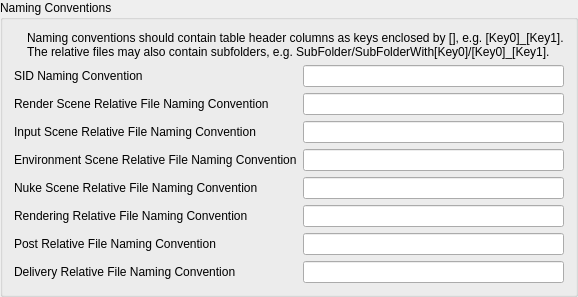
               <widget class="QGroupBox" name="groupBox">
                <property name="title">
                 <string>Naming Conventions</string>
                </property>
                <property name="flat">
                 <bool>false</bool>
                </property>
                <layout class="QVBoxLayout" name="verticalLayout_4">
                 <item>
                  <layout class="QHBoxLayout" name="horizontalLayout_17">
                   <item>
                    <widget class="QLabel" name="label_19">
                     <property name="maximumSize">
                      <size>
                       <width>20</width>
                       <height>20</height>
                      </size>
                     </property>
                     <property name="text">
                      <string/>
                     </property>
                     <property name="pixmap">
                      <pixmap resource="../../assets/resource_files/resources.qrc">:/icons/information.png</pixmap>
                     </property>
                     <property name="scaledContents">
                      <bool>true</bool>
                     </property>
                    </widget>
                   </item>
                   <item>
                    <widget class="QLabel" name="label_18">
                     <property name="text">
                      <string>Naming conventions should contain table header columns as keys enclosed by [], e.g. [Key0]_[Key1].
The relative files may also contain subfolders, e.g. SubFolder/SubFolderWith[Key0]/[Key0]_[Key1].</string>
                     </property>
                    </widget>
                   </item>
                  </layout>
                 </item>
                 <item>
                  <layout class="QFormLayout" name="formLayout_2">
                   <item row="1" column="0">
                    <widget class="QLabel" name="label_16">
                     <property name="text">
                      <string>Render Scene Relative File Naming Convention</string>
                     </property>
                    </widget>
                   </item>
                   <item row="1" column="1">
                    <layout class="QHBoxLayout" name="horizontalLayout_13">
                     <item>
                      <widget class="QLineEdit" name="renderSceneNamingEdit">
                       <property name="toolTip">
                        <string>The naming convention for render scenes (aka variation scenes).</string>
                       </property>
                      </widget>
                     </item>
                    </layout>
                   </item>
                   <item row="2" column="0">
                    <widget class="QLabel" name="label_17">
                     <property name="text">
                      <string>Input Scene Relative File Naming Convention</string>
                     </property>
                    </widget>
                   </item>
                   <item row="2" column="1">
                    <layout class="QHBoxLayout" name="horizontalLayout_14">
                     <item>
                      <widget class="QLineEdit" name="inputSceneNamingEdit">
                       <property name="toolTip">
                        <string>The naming convention for input scenes which are used to create variation scenes.</string>
                       </property>
                      </widget>
                     </item>
                    </layout>
                   </item>
                   <item row="5" column="0">
                    <widget class="QLabel" name="label_13">
                     <property name="text">
                      <string>Rendering Relative File Naming Convention</string>
                     </property>
                    </widget>
                   </item>
                   <item row="5" column="1">
                    <layout class="QHBoxLayout" name="horizontalLayout_12">
                     <item>
                      <widget class="QLineEdit" name="renderingNamingEdit">
                       <property name="toolTip">
                        <string>The naming convention for rendering results. Note that renderings are usually an intermediary result and may need post processing, e.g. in nuke.</string>
                       </property>
                      </widget>
                     </item>
                    </layout>
                   </item>
                   <item row="6" column="0">
                    <widget class="QLabel" name="label_14">
                     <property name="text">
                      <string>Post Relative File Naming Convention</string>
                     </property>
                    </widget>
                   </item>
                   <item row="6" column="1">
                    <layout class="QHBoxLayout" name="horizontalLayout_15">
                     <item>
                      <widget class="QLineEdit" name="postNamingEdit">
                       <property name="toolTip">
                        <string>The naming convention for post processed (final) images.</string>
                       </property>
                      </widget>
                     </item>
                    </layout>
                   </item>
                   <item row="8" column="0">
                    <widget class="QLabel" name="label_15">
                     <property name="text">
                      <string>Delivery Relative File Naming Convention</string>
                     </property>
                    </widget>
                   </item>
                   <item row="8" column="1">
                    <layout class="QHBoxLayout" name="horizontalLayout_16">
                     <item>
                      <widget class="QLineEdit" name="deliveryNamingEdit">
                       <property name="toolTip">
                        <string>This is often identical to the post naming convention, however the customer might define naming conventions that are suboptimal for internal usage.</string>
                       </property>
                      </widget>
                     </item>
                    </layout>
                   </item>
                   <item row="0" column="0">
                    <widget class="QLabel" name="label_26">
                     <property name="text">
                      <string>SID Naming Convention</string>
                     </property>
                    </widget>
                   </item>
                   <item row="0" column="1">
                    <layout class="QHBoxLayout" name="horizontalLayout_9">
                     <item>
                      <widget class="QLineEdit" name="sidNamingEdit">
                       <property name="toolTip">
                        <string>The SID is used for document identification. If there are no rendering duplicates, the sid can be identical to the rendering name.</string>
                       </property>
                      </widget>
                     </item>
                    </layout>
                   </item>
                   <item row="3" column="0">
                    <widget class="QLabel" name="label_29">
                     <property name="text">
                      <string>Environment Scene Relative File Naming Convention</string>
                     </property>
                    </widget>
                   </item>
                   <item row="3" column="1">
                    <layout class="QHBoxLayout" name="horizontalLayout_24">
                     <item>
                      <widget class="QLineEdit" name="environmentSceneNamingEdit">
                       <property name="toolTip">
                        <string>The naming convention for the environment scenes.</string>
                       </property>
                      </widget>
                     </item>
                    </layout>
                   </item>
                   <item row="4" column="0">
                    <widget class="QLabel" name="label_31">
                     <property name="text">
                      <string>Nuke Scene Relative File Naming Convention</string>
                     </property>
                    </widget>
                   </item>
                   <item row="4" column="1">
                    <layout class="QHBoxLayout" name="horizontalLayout_8">
                     <item>
                      <widget class="QLineEdit" name="nukeSceneNamingEdit">
                       <property name="toolTip">
                        <string>The naming convention for nuke scenes.</string>
                       </property>
                      </widget>
                     </item>
                    </layout>
                   </item>
                  </layout>
                 </item>
                </layout>
               </widget>
